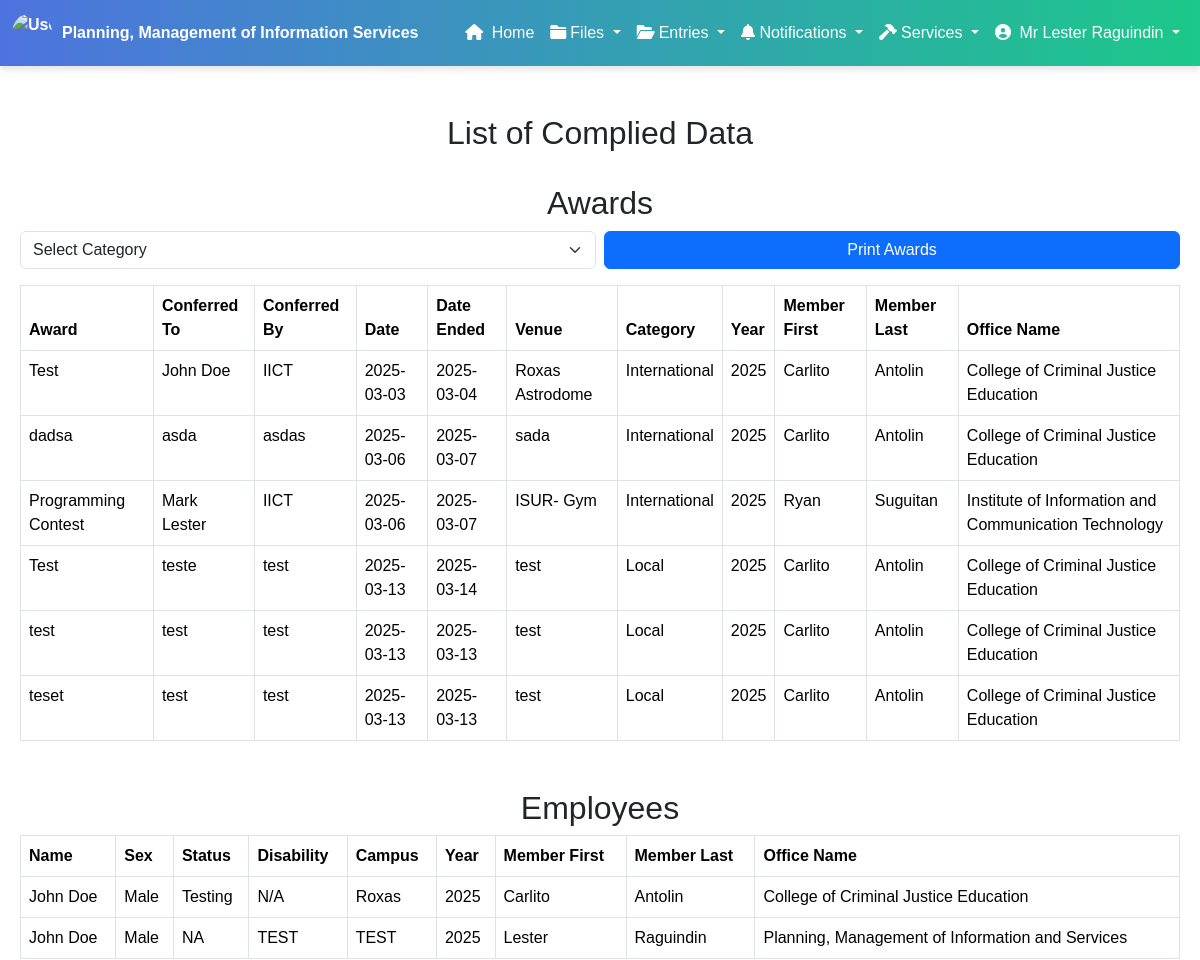
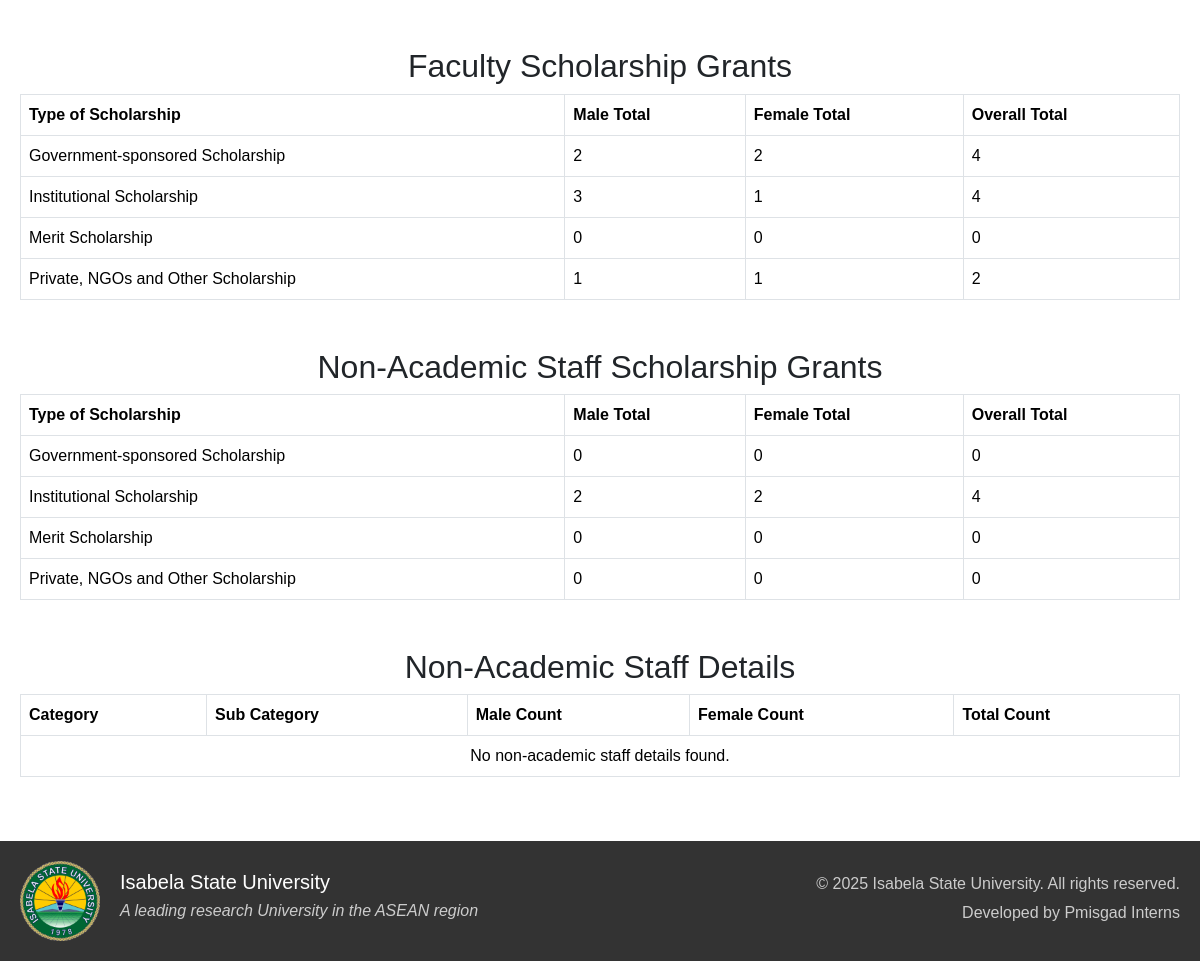
/admin/complied_data.php (signed in), run on the app's committed database (2 pictures, top to bottom).
### tables this page shows
CREATE TABLE `awards` (
  `id` int(11) NOT NULL,
  `member_id` int(11) DEFAULT NULL,
  `award` varchar(255) DEFAULT NULL,
  `conferred_to` varchar(255) DEFAULT NULL,
  `conferred_by` varchar(255) DEFAULT NULL,
  `date` date DEFAULT NULL,
  `date_ended` date DEFAULT NULL,
  `venue` varchar(255) DEFAULT NULL,
  `category` enum('International','National','Regional','Local') NOT NULL,
  `year` int(11) GENERATED ALWAYS AS (year(`date`)) STORED
);

CREATE TABLE `member` (
  `member_id` int(11) NOT NULL,
  `member_first` varchar(100) DEFAULT NULL,
  `member_last` varchar(100) DEFAULT NULL,
  `member_gender` varchar(100) DEFAULT NULL,
  `username` varchar(50) DEFAULT NULL,
  `password` varchar(50) DEFAULT NULL,
  `office_id` int(11) DEFAULT NULL,
  `salut_id` int(11) DEFAULT NULL,
  `rank_id` int(11) DEFAULT NULL,
  `designation_id` int(11) DEFAULT NULL,
  `failed_attempts` int(11) DEFAULT 0,
  `last_failed_attempt` timestamp NULL DEFAULT NULL,
  `is_suspended` tinyint(1) DEFAULT 0,
  `role` varchar(10) DEFAULT NULL
);

CREATE TABLE `office_name` (
  `office_id` int(11) NOT NULL,
  `office_name` varchar(100) NOT NULL,
  `office_address` varchar(50) NOT NULL
);

CREATE TABLE `employees` (
  `employee_id` int(11) NOT NULL,
  `name` varchar(255) NOT NULL,
  `sex` enum('Male','Female','Other') NOT NULL,
  `employment_status` varchar(30) NOT NULL,
  `disability_type` varchar(255) DEFAULT NULL,
  `campus` varchar(255) DEFAULT NULL,
  `date_created` timestamp NOT NULL DEFAULT current_timestamp(),
  `member_id` int(11) DEFAULT NULL,
  `year` int(11) DEFAULT year(current_timestamp())
);

### controllers/fetch_data.php (called while the page is built, shortened)
<?php
$employee_query = "SELECT
a.*,
m.member_first,
m.member_last,
o.office_name
FROM employees a
LEFT JOIN member m ON a.member_id = m.member_id
LEFT JOIN office_name o ON m.office_id = o.office_id
WHERE a.year = 2025";
$employee_result = mysqli_query($con, $employee_query) or die(mysqli_error($con));
$facultyScholarshipQuery = "SELECT
    type_of_scholarship,
    SUM(doctorate_male + masters_male + post_baccalaureate_male + baccalaureate_male + non_degree_male) AS male_total,
    SUM(doctorate_female + masters_female + post_baccalaureate_female + baccalaureate_female + non_degree_female) AS female_total,
    SUM(doctorate_male + masters_male + post_baccalaureate_male + baccalaureate_male + non_degree_male +
        doctorate_female + masters_female + post_baccalaureate_female + baccalaureate_female + non_degree_female) AS overall_total
    FROM scholarship_grants
    WHERE category = 'Faculty' AND year = 2025
    GROUP BY type_of_scholarship";
$facultyScholarshipResult = $con->query($facultyScholarshipQuery);
$nonAcademicScholarshipQuery = "SELECT
    type_of_scholarship,
    SUM(doctorate_male + masters_male + post_baccalaureate_male + baccalaureate_male + non_degree_male) AS male_total,
    SUM(doctorate_female + masters_female + post_baccalaureate_female + baccalaureate_female + non_degree_female) AS female_total,
    SUM(doctorate_male + masters_male + post_baccalaureate_male + baccalaureate_male + non_degree_male +
        doctorate_female + masters_female + post_baccalaureate_female + baccalaureate_female + non_degree_female) AS overall_total
    FROM scholarship_grants
    WHERE category = 'Non-Academic Staff' AND year = 2025
    GROUP BY type_of_scholarship";
$nonAcademicScholarshipResult = $con->query($nonAcademicScholarshipQuery);
$non_academic_staff_query = "SELECT
staff_id,
member_id,
category,
sub_category,
male_count,
female_count,
total_count
FROM non_academic_staff
WHERE year = 2025";
$non_academic_staff_result = mysqli_query($con, $non_academic_staff_query) or die(mysqli_error($con));
?>

### admin/complied_data.php (the view, shortened to what this page needs)
<?php
include '../components/config.php';
include '../controllers/fetch_data.php';
$awards_query = "SELECT award, conferred_to, conferred_by, date, date_ended, venue, category, year, member_first, member_last, office_name
                 FROM awards
                 JOIN member ON awards.member_id = member.member_id
                 JOIN office_name ON member.office_id = office_name.office_id";
$awards_result = mysqli_query($con, $awards_query);
$awards_data = [];
if ($awards_result && mysqli_num_rows($awards_result) > 0) {
    while ($row = mysqli_fetch_assoc($awards_result)) {
        $awards_data[] = $row;
    }
}
?>
<!DOCTYPE html>
<html lang="en">
<head>
    <link href="https://cdnjs.cloudflare.com/ajax/libs/font-awesome/6.0.0-beta3/css/all.min.css" rel="stylesheet">
    <link href="https://cdnjs.cloudflare.com/ajax/libs/bootstrap/5.3.2/css/bootstrap.min.css" rel="stylesheet">
    <link rel="stylesheet" href="../styles/styles.css">
    <link rel="stylesheet" href="../styles/hover.css">
    <link rel="stylesheet" href="../styles/darkLight.css">
</head>
<body>
    <?php include '../components/header_admin.php'; ?>
    <div class="container my-5">
        <h1 class="h2 mb-4 text-center">List of Complied Data</h1>
        <h2 class="section-title">Awards</h2>
        <div class="text-end mb-3 fade-in d-flex flex-column flex-md-row align-items-md-center gap-2">
            <select id="categorySelect" class="form-select w-50 w-md-auto">
                <option value="">Select Category</option>
            </select>
            <button id="printButton" class="btn btn-primary w-50 w-md-auto" onclick="printAwards()">Print Awards</button>
        </div>
        <div class="table-responsive fade-in">
            <table class="table table-bordered">
                <thead>
                    <tr>
                        <th>Award</th>
                        <th>Conferred To</th>
                        <th>Conferred By</th>
                        <th>Date</th>
                        <th>Date Ended</th>
                        <th>Venue</th>
                        <th>Category</th>
                        <th>Year</th>
                        <th>Member First</th>
                        <th>Member Last</th>
                        <th>Office Name</th>
                    </tr>
                </thead>
                <tbody id="awardsTableBody">
                    <?php
                    if (!empty($awards_data)) {
                        foreach ($awards_data as $row) {
                            echo "<tr>";
                            echo "<td>" . htmlspecialchars($row['award']) . "</td>";
                            echo "<td>" . htmlspecialchars($row['conferred_to']) . "</td>";
                            echo "<td>" . htmlspecialchars($row['conferred_by']) . "</td>";
                            echo "<td>" . htmlspecialchars($row['date']) . "</td>";
                            echo "<td>" . htmlspecialchars($row['date_ended']) . "</td>";
                            echo "<td>" . htmlspecialchars($row['venue']) . "</td>";
                            echo "<td>" . htmlspecialchars($row['category']) . "</td>";
                            echo "<td>" . htmlspecialchars($row['year']) . "</td>";
                            echo "<td>" . htmlspecialchars($row['member_first']) . "</td>";
                            echo "<td>" . htmlspecialchars($row['member_last']) . "</td>";
                            echo "<td>" . htmlspecialchars($row['office_name']) . "</td>";
                            echo "</tr>";
                        }
                    } else {
                        echo "<tr><td colspan='11' class='text-center'>No awards data found.</td></tr>";
                    }
                    ?>
                </tbody>
            </table>
        </div>
        <h2 class="section-title">Employees</h2>
        <div class="table-responsive">
            <table class="table table-bordered">
                <thead>
                    <tr>
                        <th>Name</th>
                        <th>Sex</th>
                        <th>Status</th>
                        <th>Disability</th>
                        <th>Campus</th>
                        <th>Year</th>
                        <th>Member First</th>
                        <th>Member Last</th>
                        <th>Office Name</th>
                    </tr>
                </thead>
                <tbody>
                    <?php
                    if ($employee_result && mysqli_num_rows($employee_result) > 0) {
                        while ($row = mysqli_fetch_assoc($employee_result)) {
                            echo "<tr>";
                            echo "<td>" . htmlspecialchars($row['name']) . "</td>";
                            echo "<td>" . htmlspecialchars($row['sex']) . "</td>";
                            echo "<td>" . htmlspecialchars($row['employment_status']) . "</td>";
                            echo "<td>" . htmlspecialchars($row['disability_type']) . "</td>";
                            echo "<td>" . htmlspecialchars($row['campus']) . "</td>";
                            echo "<td>" . htmlspecialchars($row['year']) . "</td>";
                            echo "<td>" . htmlspecialchars($row['member_first']) . "</td>";
                            echo "<td>" . htmlspecialchars($row['member_last']) . "</td>";
                            echo "<td>" . htmlspecialchars($row['office_name']) . "</td>";
                            echo "</tr>";
                        }
                    } else {
                        echo "<tr><td colspan='9' class='text-center'>No employees data found.</td></tr>";
                    }
                    ?>
                </tbody>
            </table>
        </div>
    <h2 class="section-title">Faculty Scholarship Grants</h2>
    <div class="table-responsive">
        <table class="table table-bordered">
            <thead>
                <tr>
                    <th>Type of Scholarship</th>
                    <th>Male Total</th>
                    <th>Female Total</th>
                    <th>Overall Total</th>
                </tr>
            </thead>
            <tbody>
                <?php
                if ($facultyScholarshipResult && mysqli_num_rows($facultyScholarshipResult) > 0) {
                    while ($row = mysqli_fetch_assoc($facultyScholarshipResult)) {
                        echo "<tr>";
                        echo "<td>" . htmlspecialchars($row['type_of_scholarship']) . "</td>";
                        echo "<td>" . htmlspecialchars($row['male_total']) . "</td>";
                        echo "<td>" . htmlspecialchars($row['female_total']) . "</td>";
                        echo "<td>" . htmlspecialchars($row['overall_total']) . "</td>";
                        echo "</tr>";
                    }
                } else {
                    echo "<tr><td colspan='4' class='text-center'>No faculty scholarship grants data found.</td></tr>";
                }
                ?>
            </tbody>
        </table>
    </div>
    <h2 class="section-title">Non-Academic Staff Scholarship Grants</h2>
    <div class="table-responsive">
        <table class="table table-bordered">
            <thead>
                <tr>
                    <th>Type of Scholarship</th>
                    <th>Male Total</th>
                    <th>Female Total</th>
                    <th>Overall Total</th>
                </tr>
            </thead>
            <tbody>
                <?php
                if ($nonAcademicScholarshipResult && mysqli_num_rows($nonAcademicScholarshipResult) > 0) {
                    while ($row = mysqli_fetch_assoc($nonAcademicScholarshipResult)) {
                        echo "<tr>";
                        echo "<td>" . htmlspecialchars($row['type_of_scholarship']) . "</td>";
                        echo "<td>" . htmlspecialchars($row['male_total']) . "</td>";
                        echo "<td>" . htmlspecialchars($row['female_total']) . "</td>";
                        echo "<td>" . htmlspecialchars($row['overall_total']) . "</td>";
                        echo "</tr>";
                    }
                } else {
                    echo "<tr><td colspan='4' class='text-center'>No non-academic staff scholarship grants data found.</td></tr>";
                }
                ?>
            </tbody>
        </table>
    </div>
    <h2 class="section-title">Non-Academic Staff Details</h2>
    <div class="table-responsive">
        <table class="table table-bordered">
            <thead>
                <tr>
                    <th>Category</th>
                    <th>Sub Category</th>
                    <th>Male Count</th>
                    <th>Female Count</th>
                    <th>Total Count</th>
                </tr>
            </thead>
            <tbody>
                <?php
                if ($non_academic_staff_result && mysqli_num_rows($non_academic_staff_result) > 0) {
                    while ($row = mysqli_fetch_assoc($non_academic_staff_result)) {
                        echo "<tr>";
                        echo "<td>" . htmlspecialchars($row['category']) . "</td>";
                        echo "<td>" . htmlspecialchars($row['sub_category']) . "</td>";
                        echo "<td>" . htmlspecialchars($row['male_count']) . "</td>";
                        echo "<td>" . htmlspecialchars($row['female_count']) . "</td>";
                        echo "<td>" . htmlspecialchars($row['total_count']) . "</td>";
                        echo "</tr>";
                    }
                } else {
                    echo "<tr><td colspan='5' class='text-center'>No non-academic staff details found.</td></tr>";
                }
                ?>
            </tbody>
        </table>
    </div>
    </div>
    <?php include '../components/footer.php'; ?>
</body>
</html>

### styles/styles.css (style rules this page uses)
body { font-family: 'Arial', sans-serif; }

### styles/darkLight.css (style rules this page uses)
.fade-in { opacity: 0; transform: translateY(20px); animation: fadeIn 0.8s ease-in-out forwards; }
body, .compliance-card, .p-4, .card { transition: background-color 0.5s ease-in-out, color 0.5s ease-in-out; }

### admin/complied_data.php (style rules this page uses)
.section-title { text-align: center; margin-top: 2rem; }

### components/footer.php (style rules this page uses)
body { display: flex; flex-direction: column; min-height: 100vh; margin: 0; }
.container { max-width: 1200px; margin: 0 auto; padding: 0 20px; }

### data on the page
awards: award "Test", conferred_to "John Doe", conferred_by "IICT", date "2025-03-03", date_ended "2025-03-04", venue "Roxas Astrodome", category "International", year "2025", member.member_first "Carlito", member.member_last "Antolin", office_name.office_name "College of Criminal Justice Education"
awards: award "dadsa", conferred_to "asda", conferred_by "asdas", date "2025-03-06", date_ended "2025-03-07", venue "sada", category "International", year "2025", member.member_first "Carlito", member.member_last "Antolin", office_name.office_name "College of Criminal Justice Education"
awards: award "Programming Contest", conferred_to "Mark Lester", conferred_by "IICT", date "2025-03-06", date_ended "2025-03-07", venue "ISUR- Gym", category "International", year "2025", member.member_first "Ryan", member.member_last "Suguitan", office_name.office_name "Institute of Information and Communication Technology"
awards: award "Test", conferred_to "teste", conferred_by "test", date "2025-03-13", date_ended "2025-03-14", venue "test", category "Local", year "2025", member.member_first "Carlito", member.member_last "Antolin", office_name.office_name "College of Criminal Justice Education"
awards: award "test", conferred_to "test", conferred_by "test", date "2025-03-13", date_ended "2025-03-13", venue "test", category "Local", year "2025", member.member_first "Carlito", member.member_last "Antolin", office_name.office_name "College of Criminal Justice Education"
awards: award "teset", conferred_to "test", conferred_by "test", date "2025-03-13", date_ended "2025-03-13", venue "test", category "Local", year "2025", member.member_first "Carlito", member.member_last "Antolin", office_name.office_name "College of Criminal Justice Education"
employees: name "John Doe", sex "Male", employment_status "Testing", disability_type "N/A", campus "Roxas", year "2025", member.member_first "Carlito", member.member_last "Antolin", office_name.office_name "College of Criminal Justice Education"
employees: name "John Doe", sex "Male", employment_status "NA", disability_type "TEST", campus "TEST", year "2025", member.member_first "Lester", member.member_last "Raguindin", office_name.office_name "Planning, Management of Information and Services"

### other printed values
$_SESSION['full_name'] "Mr Lester Raguindin"
$row['type_of_scholarship'] "Government-sponsored Scholarship"
$row['male_total'] "2"
$row['female_total'] "2"
$row['overall_total'] "4"
$row['type_of_scholarship'] "Institutional Scholarship"
$row['male_total'] "3"
$row['female_total'] "1"
$row['type_of_scholarship'] "Merit Scholarship"
$row['male_total'] "0"
$row['female_total'] "0"
$row['overall_total'] "0"
$row['type_of_scholarship'] "Private, NGOs and Other Scholarship"
$row['male_total'] "1"
$row['overall_total'] "2"
